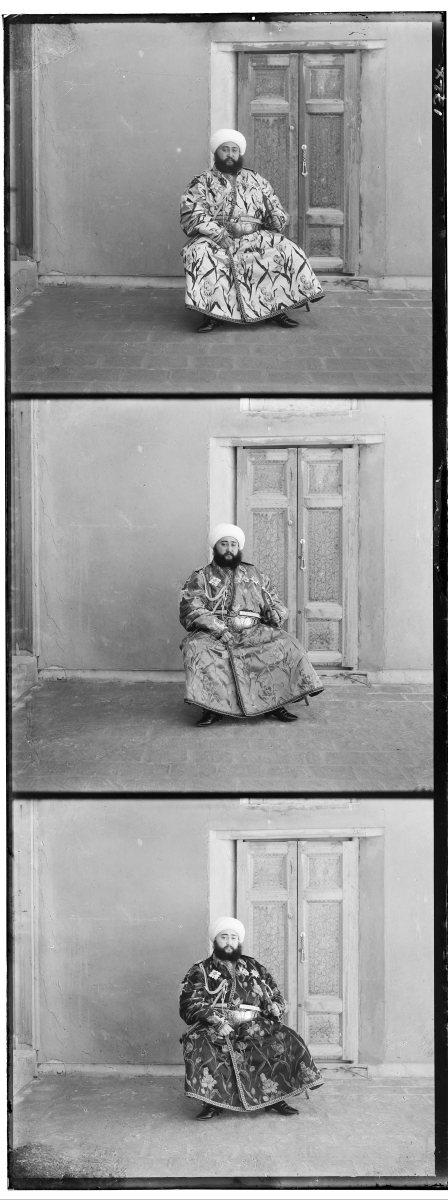
%> input picture multiplex2.jpg, 1792 x 4800 px (shown at 1/4 size)
$ octave Proyecto3b.m   (GNU Octave 9; MATLAB toolbox functions it lacks are replaced by stand-ins)
%> lines starting %> are read from the running program, lines starting %| are printed output that depends on the picture
### lap.m
function p=lap(im,F)
    N = 3;
    im=im2double(im);
    p=cell(1,N);

    % Hacemos bucle
    for k = 1:N-1
        red=imresize(im,1/F);
        im2 = imresize(red,F);
        p{k}=im-im2;
        im = red;
    end
    p{N}=red;
return

### registra.m
function [dX,dY]=registra(im0,im1,X0,Y0)
% Receives two images im0 im1.
% Computes the correlation around position X0,Y0
% Return displacement (dX,dY) found between im1 and im0

    % 1. Calculamos las pir醡ides
    L = 6;
    p0 = lap(im0,L);
    p1 = lap(im1,L);

    % 2. Definimos el radio
    R = 15;

    % 3. Determinar la posicion de partida
    X0 = round(X0/(2^(L-1)));
    Y0 = round(Y0/(2^(L-1)));

    % Inicializar X1 e Y1
    X1 = X0;
    Y1 = Y0;

    fprintf('Nivel %f\n',L);
    fprintf('X0 = %f / Y0 = %f\n',X0,Y0);
    fprintf('X1 = %f / Y1 = %f\n',X1,Y1);

    for k = L-1:-1:1
        % Determinar nueva posici髇
        X0 = 2*X0;
        Y0 = 2*Y0;
        X1 = 2*X1;
        Y1 = 2*Y1;
        % Extraer trozos
        T0 = p0{k}(Y0+(-R:R),X0+(-R:R));
        T1 = p1{k}(Y1+(-R:R),X1+(-R:R));
        % Calcular correlaci髇
        C=imfilter(T0,T1);
        surf(C),pause
        [~,pos]=max(C(:)); [i,j]=ind2sub(size(C),pos);
        dy = i-(R+1);
        dx = j-(R+1);
        % Actualizar posicion
        X1 = X1-dx;
        Y1 = Y1-dy;
        fprintf('Nivel %f\n',k);
        fprintf('X0 = %f / Y0 = %f\n',X0,Y0);
        fprintf('X1 = %f / Y1 = %f\n',X1,Y1);
    end
    dX = X1-X0;
    dY = Y1-Y0;
    fprintf('dX = %f / dY = %f\n',dX,dY);
end

### Proyecto3b.m
clc;
clear;

im = imread('multiplex2.jpg');
%> im is the input picture: size 4800x1792 uint8; min 0, max 255, mean 152
figure,imshow(im), title('Original')

B=im(1:1600,1:1792);
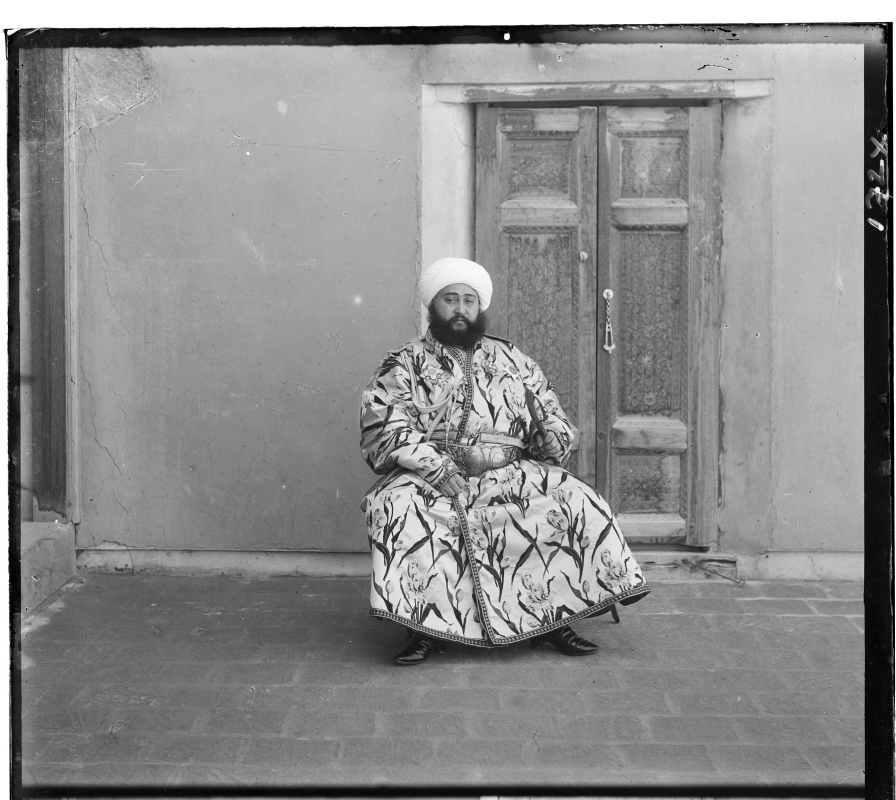
%> B: size 1600x1792 uint8 (shown at 1/2 size); min 0, max 255, mean 140
G=im(1601:3200,1:1792);
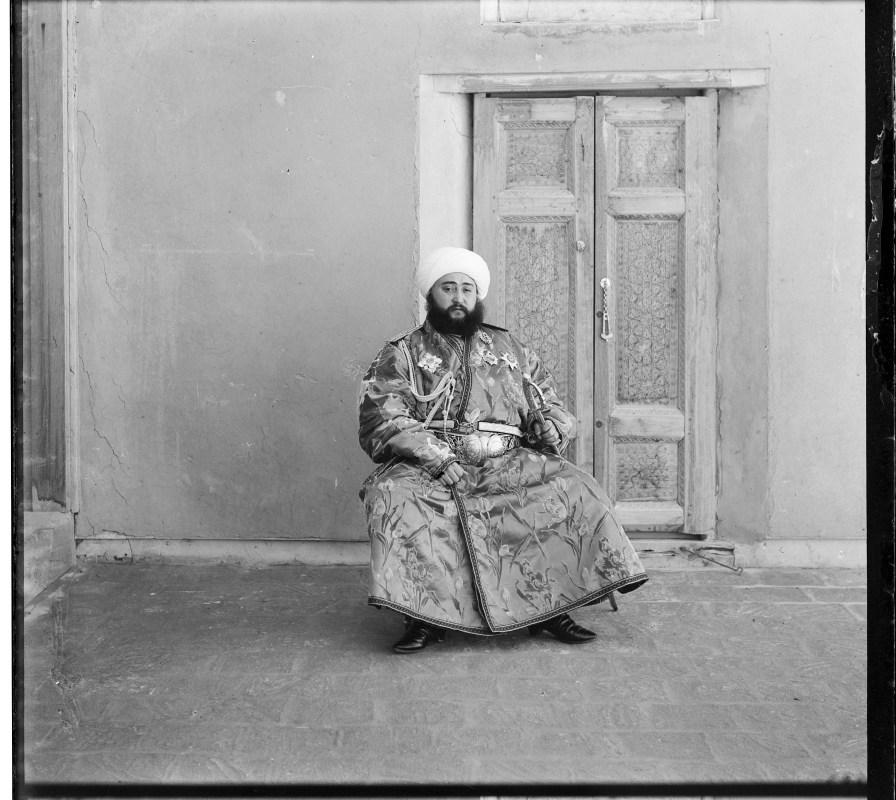
%> G: size 1600x1792 uint8 (shown at 1/2 size); min 0, max 255, mean 152.9
R=im(3201:end,1:1792);
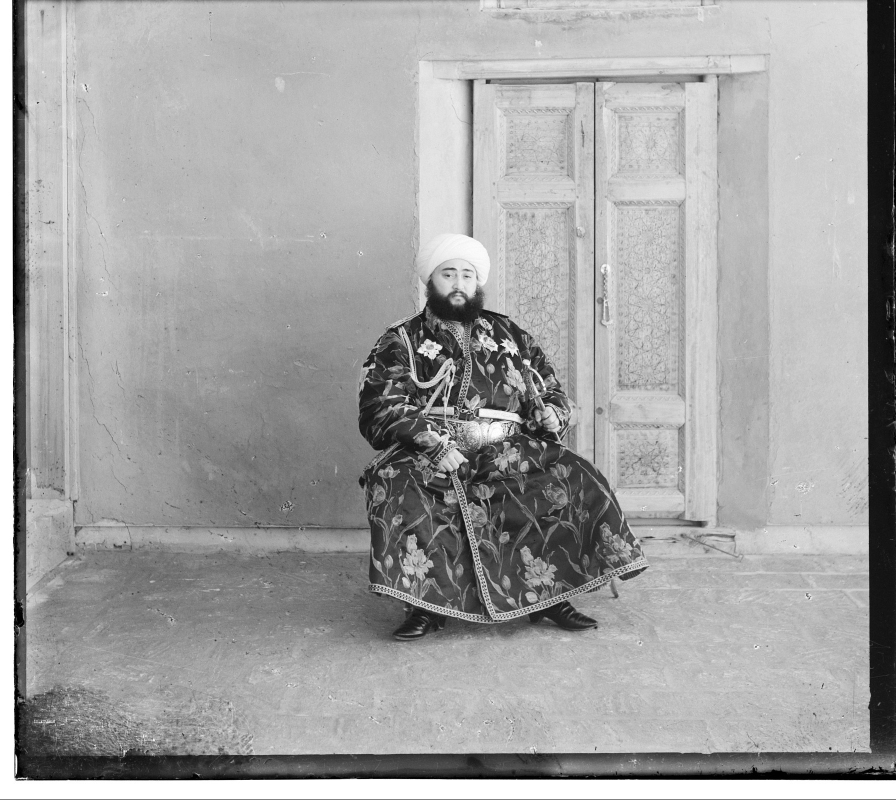
%> R: size 1600x1792 uint8 (shown at 1/2 size); min 0, max 255, mean 163

CX=896; CY=800;
rx = CX+(-800:800); ry = CY+(-700:700);
im2 = uint8(zeros(1401,1601,3));
im2(:,:,1) = R(ry,rx);
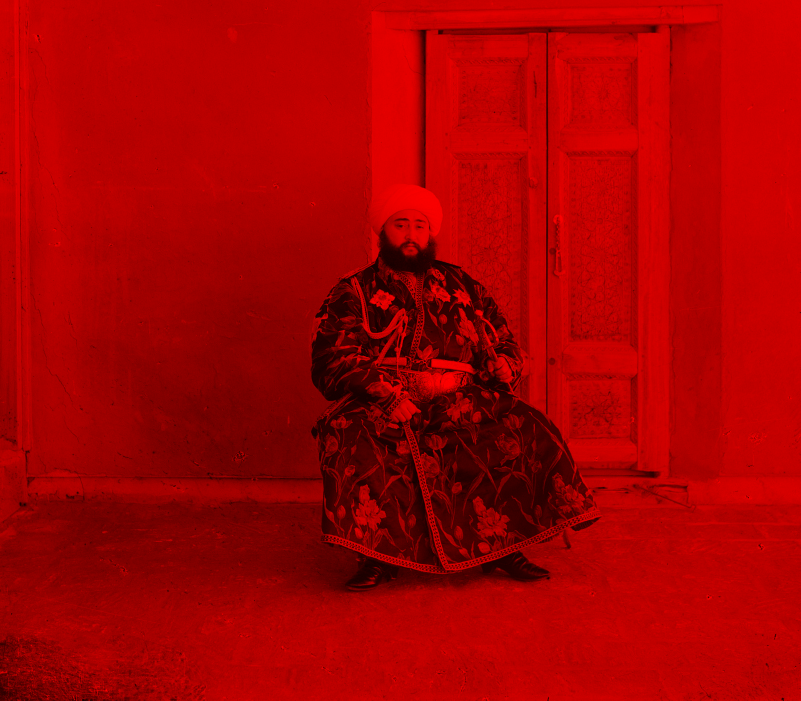
%> im2: size 1401x1601x3 uint8 (shown at 1/2 size); mean R, G, B 166.3, 0, 0
im2(:,:,2) = G(ry,rx);
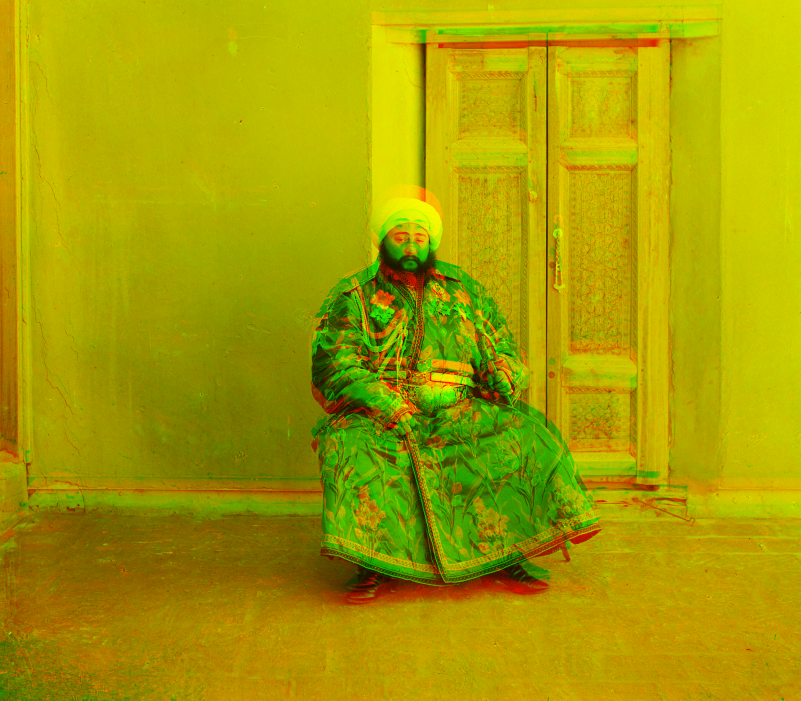
%> im2: size 1401x1601x3 uint8 (shown at 1/2 size); mean R, G, B 166.3, 158.1, 0
im2(:,:,3) = B(ry,rx);
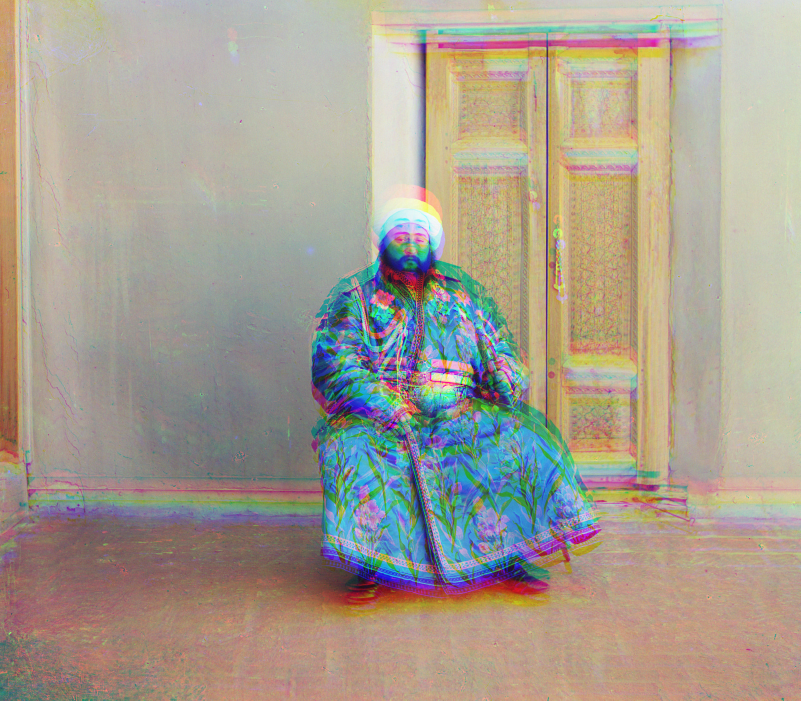
%> im2: size 1401x1601x3 uint8 (shown at 1/2 size); mean R, G, B 166.3, 158.1, 145.1

[dXr,dYr]=registra(G,R,CX,CY);
%> the loop in lap, `for k = 1:N-1` made 1 pass
%> pass 1, in lap, `red=imresize(im,1/F);`:
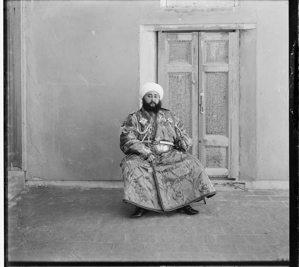
%> red: size 267x299 double; min -0.00719, max 1.04, mean 0.6; drawn with min black and max white
%> the run ends on the next line
